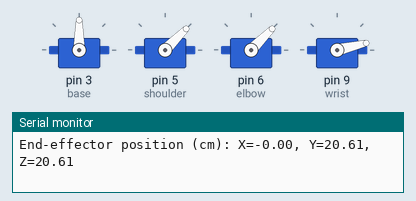
Recording of a sketch running on a simulated Arduino Uno, built with avr-gcc and run on an emulated ATmega328P. Parts: 4 × servo, the last lines printed to the serial monitor.

Above: at 0.1 s.
At 1.1 s:
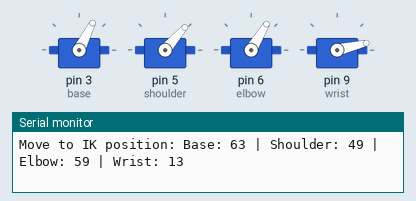
Timing chart, 0 to 2.6 s (numbered marks = the images above):
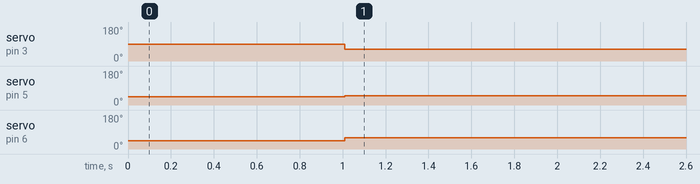

The sketch:

home_positoin_4DOF.ino
```cpp
#include <Servo.h>
#include <math.h>

// Define link lengths (cm)
const float L1 = 10.0;  // Base to shoulder
const float L2 = 15.0;  // Shoulder to elbow
const float L3 = 10.0;  // Elbow to wrist to end-effector

// Fixed wrist angle (13 degrees in radians)
const float wristPitchRad = 0.227;

// Servo objects
Servo base, shoulder, elbow, wrist;

// Home positions (in degrees)
int baseHome = 90;
int shoulderHome = 45;
int elbowHome = 45;
int wristHome = 13;

void setup() {
  Serial.begin(9600);
  base.attach(3);
  shoulder.attach(5);
  elbow.attach(6);
  wrist.attach(9);

  moveToHomePosition();
}

void loop() {
  // Forward Kinematics from current angles
  float theta1 = radians(base.read());
  float theta2 = radians(shoulder.read());
  float theta3 = radians(elbow.read());

  float x = (L1 + L2 * cos(theta2) + L3 * cos(theta2 + theta3)) * cos(theta1);
  float y = (L1 + L2 * cos(theta2) + L3 * cos(theta2 + theta3)) * sin(theta1);
  float z = L2 * sin(theta2) + L3 * sin(theta2 + theta3);

  Serial.print("End-effector position (cm): ");
  Serial.print("X="); Serial.print(x);
  Serial.print(", Y="); Serial.print(y);
  Serial.print(", Z="); Serial.println(z);

  delay(1000);  // Print every second

  // Example: Move to a target position
  moveToIK(5.0, 10.0, 24.0);  // Change as needed

  delay(5000);
}

void moveToHomePosition() {
  base.write(baseHome);
  shoulder.write(shoulderHome);
  elbow.write(elbowHome);
  wrist.write(wristHome);
}

// ---------------- Inverse Kinematics Function ----------------
void moveToIK(float px, float py, float pz) {
  float theta1, theta2, theta3, theta4;

  // Step 1: Base rotation
  theta1 = atan2(py, px);  // Radians

  // Step 2: Compute wrist position
  float r = sqrt(px * px + py * py);
  float wx = r - L3 * cos(wristPitchRad);
  float wz = pz - L3 * sin(wristPitchRad);

  // Step 3: Use cosine rule to compute elbow angle
  float D = (wx * wx + wz * wz - L1 * L1 - L2 * L2) / (2 * L1 * L2);
  if (D < -1.0 || D > 1.0) {
    Serial.println("Target unreachable");
    return;
  }

  theta3 = acos(D);

  // Step 4: Shoulder angle
  float k1 = L1 + L2 * cos(theta3);
  float k2 = L2 * sin(theta3);
  theta2 = atan2(wz, wx) - atan2(k2, k1);

  // Step 5: Wrist pitch (fixed)
  theta4 = wristPitchRad;

  // Convert to degrees for servo commands
  int baseDeg     = constrain(degrees(theta1), 0, 180);
  int shoulderDeg = constrain(degrees(theta2), 0, 180);
  int elbowDeg    = constrain(degrees(theta3), 0, 180);
  int wristDeg    = constrain(degrees(theta4), 0, 180);

  // Print calculated angles
  Serial.print("Move to IK position: ");
  Serial.print("Base: "); Serial.print(baseDeg);
  Serial.print(" | Shoulder: "); Serial.print(shoulderDeg);
  Serial.print(" | Elbow: "); Serial.print(elbowDeg);
  Serial.print(" | Wrist: "); Serial.println(wristDeg);

  // Move servos
  base.write(baseDeg);
  shoulder.write(shoulderDeg);
  elbow.write(elbowDeg);
  wrist.write(wristDeg);
}
```

Measured:
- by itself, servo on pin 3 (base): 90° → 63° at 1.0 s
- by itself, servo on pin 5 (shoulder): 45° → 49° at 1.0 s
- by itself, servo on pin 6 (elbow): 45° → 59° at 1.0 s
